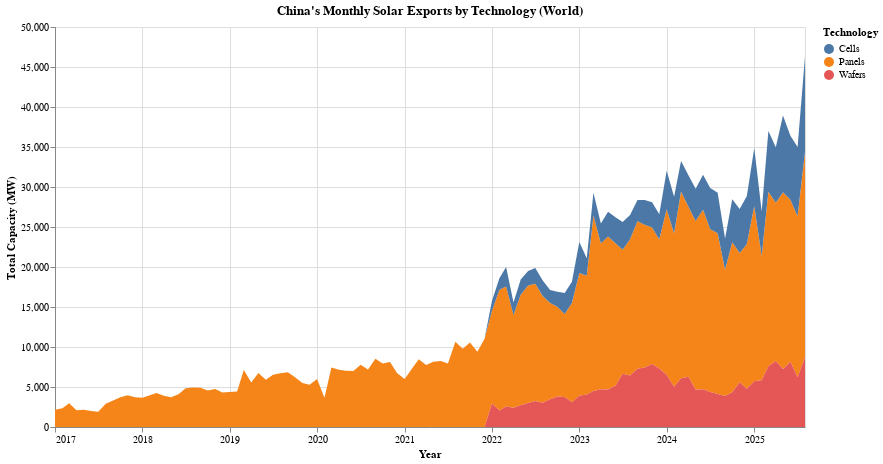

Notebook code cell kept with this figure:
### Code cell
import altair as alt

# 1. Load the data using the function that includes commodity type
# We use "world" to get the total global export picture
df_world_details = china_solar_exports_monthly("world")

# 2. Create the stacked area chart
stacked_area_chart = (
    alt.Chart(df_world_details)
    .mark_area()
    .encode(
        # X-axis: Time (Date)
        x=alt.X(
            "Date:T",
            title="Year",
            axis=alt.Axis(format="%Y", tickCount="year")
        ),
        
        # Y-axis: Total capacity, stacked to zero
        y=alt.Y(
            "Total Capacity (MW):Q", 
            title="Total Capacity (MW)", 
            stack="zero"  # This tells Altair to stack the areas
        ),
        
        # Color: The different technology types
        color=alt.Color(
            "Commodity type:N", 
            title="Technology"
        ),
        
        # Tooltip: Show details on hover
        tooltip=[
            alt.Tooltip("Date:T", title="Date", format="%Y-%m"),
            alt.Tooltip("Commodity type:N", title="Technology"),
            alt.Tooltip("Total Capacity (MW):Q", title="Monthly Capacity (MW)", format=",")
        ]
    )
    .properties(
        title="China's Monthly Solar Exports by Technology (World)",
        width=750,
        height=400
    )
    .interactive()  # Allows zooming and panning
)

stacked_area_chart

### Figure 1 — Vega-Lite specification as saved in the notebook (floating-point values rounded to 4 significant figures; data arrays with more than 128 entries replaced by an {"elided": "..."} marker saying what was removed)
{"config": {"view": {"continuousWidth": 300, "continuousHeight": 300}}, "data": {"name": "data-0e2a9a480f42149f75260f9bdf81fee1"}, "mark": {"type": "area"}, "encoding": {"color": {"field": "Commodity type", "title": "Technology", "type": "nominal"}, "tooltip": [{"field": "Date", "format": "%Y-%m", "title": "Date", "type": "temporal"}, {"field": "Commodity type", "title": "Technology", "type": "nominal"}, {"field": "Total Capacity (MW)", "format": ",", "title": "Monthly Capacity (MW)", "type": "quantitative"}], "x": {"axis": {"format": "%Y", "tickCount": "year"}, "field": "Date", "title": "Year", "type": "temporal"}, "y": {"field": "Total Capacity (MW)", "stack": "zero", "title": "Total Capacity (MW)", "type": "quantitative"}}, "height": 400, "params": [{"name": "param_1", "select": {"type": "interval", "encodings": ["x", "y"]}, "bind": "scales"}], "title": "China's Monthly Solar Exports by Technology (World)", "width": 750, "$schema": "https://vega.github.io/schema/vega-lite/v5.20.1.json", "datasets": {"data-0e2a9a480f42149f75260f9bdf81fee1": {"elided": "192 records"}}}
